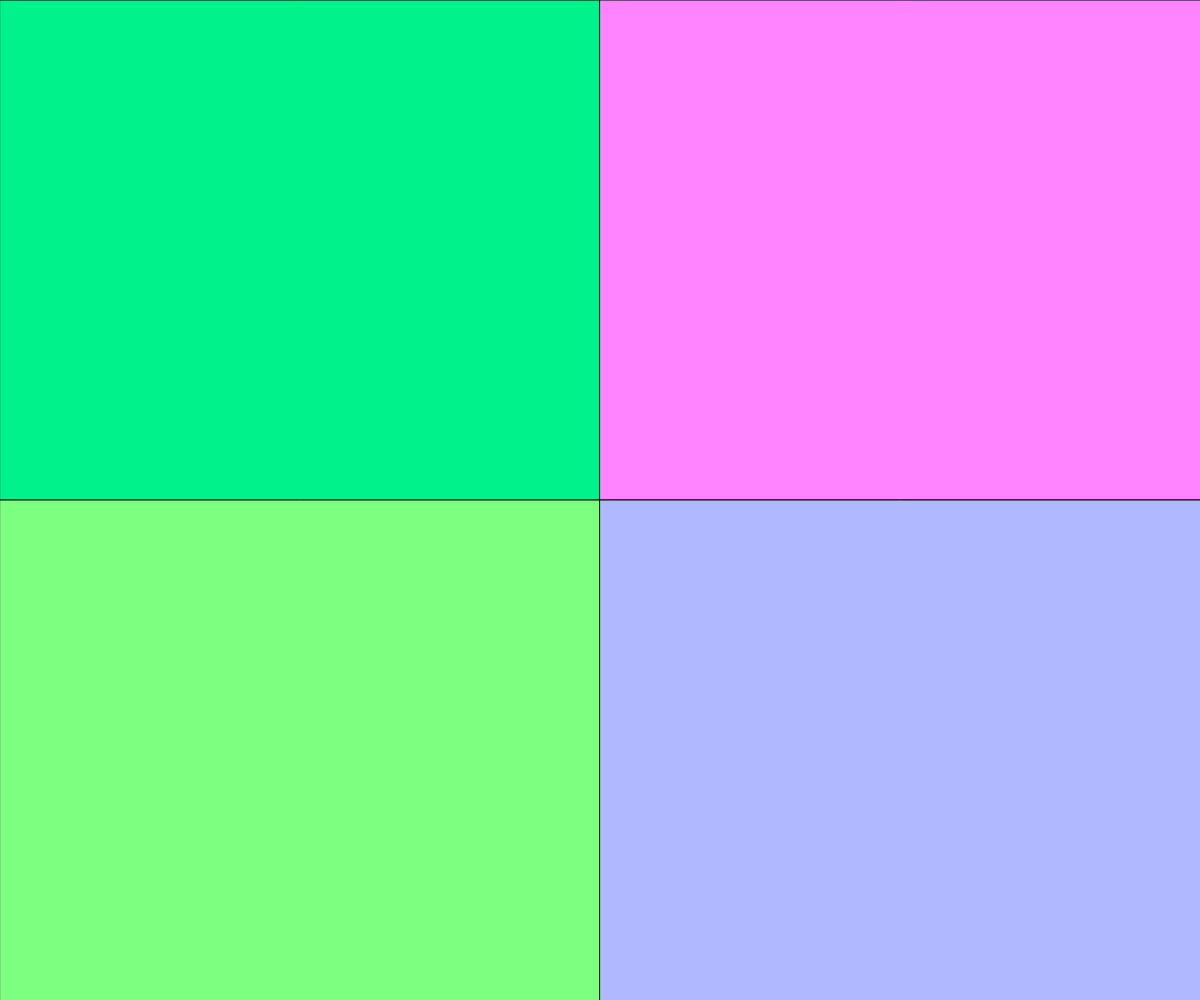
Frame 1 (no input)
Frame 60 (no input): identical to frame 1, image omitted
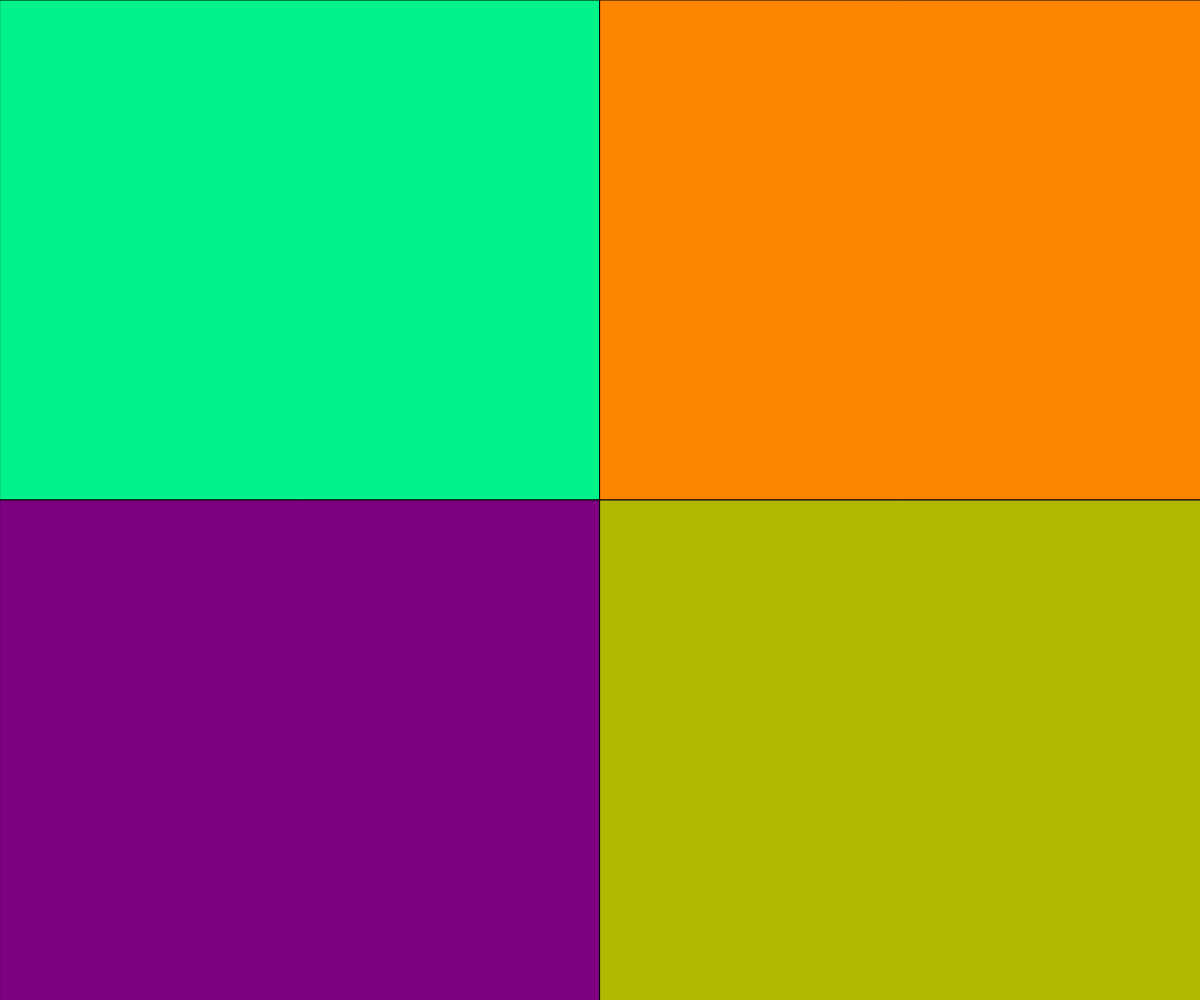
Frame 120 (the mouse pressed at the canvas centre since frame 60)

The p5.js sketch that drew these frames (run headless with seeded random() and noise() and a simulated clock; from frame 60 on, the mouse is pressed at the canvas centre):

// p5.js sketch
// ── sketch.js
// State Variables Assignment
// Brittney Mines
// February 26, 2019
//
// Extra for Experts:
// I changed the colors of the quadrants so that when you were in them, they would be different colors than black & white

let quadrant;
let fill1 = 255;
let fill2 = 255;
let fill3 = 255;
let fill4 = 255;

function setup() { // SETTING UP THE CANVAS
  createCanvas(windowWidth, windowHeight);
}

function quadrants() { // CALLING ALL QUADRANTS
  quad1();
  quad2();
  quad3();
  quad4();
}

function quad1() { // DRAWING AND COLORING QUADRANT 1 (TOP LEFT)
  if (mouseX >= 0 && mouseY >= 0 && mouseX <= width / 2 && mouseY <= height / 2) {
    fill(0, 243, 139);
    rect(0, 0, width / 2, height / 2);
    fill1 = 0;
  }
  else {
    fill1 += 5;
    fill(fill1, 243, 139);
    rect(0, 0, width / 2, height / 2);
  }
}

function quad2() { // DRAWING AND COLORING QUADRANT 2 (TOP RIGHT)
  if (mouseX >= width / 2 && mouseY >= 0 && mouseX <= width && mouseY <= height / 2) {
    fill(254, 133, 0);
    rect(width / 2, 0, width, height / 2);
    fill2 = 0;
  }
  else {
    fill2 += 5;
    fill(254, 133, fill2);
    rect(width / 2, 0, width, height / 2);
  }
}

function quad3() { // DRAWING AND COLORING QUADRANT 3 (BOTTOM LEFT)
  if (mouseX >= 0 && mouseY >= height / 2 && mouseX <= width / 2 && mouseY <= height) {
    fill(125, 0, 128);
    rect(0, height / 2, width / 2, height);
    fill3 = 0;
  }
  else {
    fill3 += 5;
    fill(125, fill3, 128);
    rect(0, height / 2, width / 2, height);
  }
}

function quad4 () { // DRAWING AND COLORING QUADRANT 4 (BOTTOM RIGHT)
  if (mouseX >= width / 2 && mouseY >= height / 2 && mouseX <= width && mouseY <= height) {
    fill(176, 185, 0);
    rect(width / 2, height / 2, width, height);
    fill4 = 0;
  }
  else {
    fill4 += 5;
    fill(176, 185, fill4);
    rect(width / 2, height / 2, width, height);
  }
}

function draw() { // DRAWING QUADRANTS
  quadrants();
}
